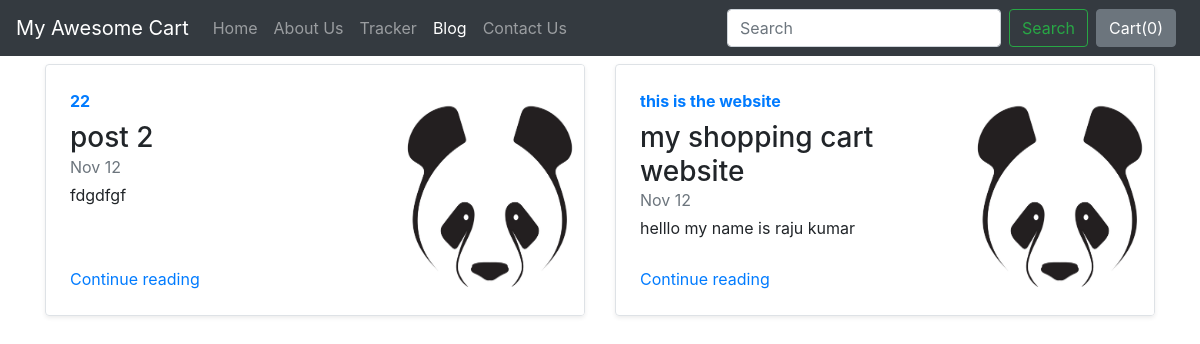
Screenshot of /blog/ with the database file from the repository.
### blog/models.py (models this page shows, shortened)
class Blogpost(models.Model):
    post_id = models.AutoField(primary_key=True)
    title = models.CharField(max_length=50)
    head0 = models.CharField(max_length=500, default="")
    chead0 = models.CharField(max_length=5000, default="")
    head1 = models.CharField(max_length=500, default="")
    chead1 = models.CharField(max_length=5000, default="")
    head2 = models.CharField(max_length=500, default="")
    chead2 = models.CharField(max_length=5000, default="")
    pub_date = models.DateField()
    thumbnail = models.ImageField(upload_to='shop/images', default="")
    objects = models.Manager()

### blog/views.py (the view)
# urls.py: path("", views.index, name='index'),
def index(request):
    myposts = Blogpost.objects.all()
    return render(request ,'blog/index.html' , {'myposts': myposts})

### blog/templates/blog/index.html
{% extends 'blog/basic.html' %}
{% block body %}
<div class="container">
<div class="row my-2">
    {% for item in myposts %}
        <div class="col-md-6">
            <div
                class="row no-gutters border rounded overflow-hidden flex-md-row mb-4 shadow-sm h-md-250 position-relative">
                <div class="col p-4 d-flex flex-column position-static">
                    <strong class="d-inline-block mb-2 text-primary">{{item.head0}}</strong>
                    <h3 class="mb-0">{{item.title}}</h3>
                    <div class="mb-1 text-muted">Nov 12</div>
                    <p class="card-text mb-auto">{{item.head1}}</p>
                    <a href="blogpost/{{item.post_id}}" class="stretched-link">Continue reading</a>
                </div>
                <div class="col-auto d-none d-lg-block">
                    <img src="/media/{{item.thumbnail}}" class="bd-placeholder-img" width="200" height="250"
                        aria-label="Placeholder: Thumbnail"/>
                </div>
            </div>
        </div>
{% if forloop.counter|divisibleby:2 %}
    </div><div class="row my-2">
    {% endif %}
    {% endfor %}
</div>
{% endblock %}

### rows the page displays
Blogpost: head0 "22", title "post 2", head1 "fdgdfgf", thumbnail (picture)
Blogpost: head0 "this is the website", title "my shopping cart website", head1 "helllo my name is raju kumar", thumbnail (picture)
